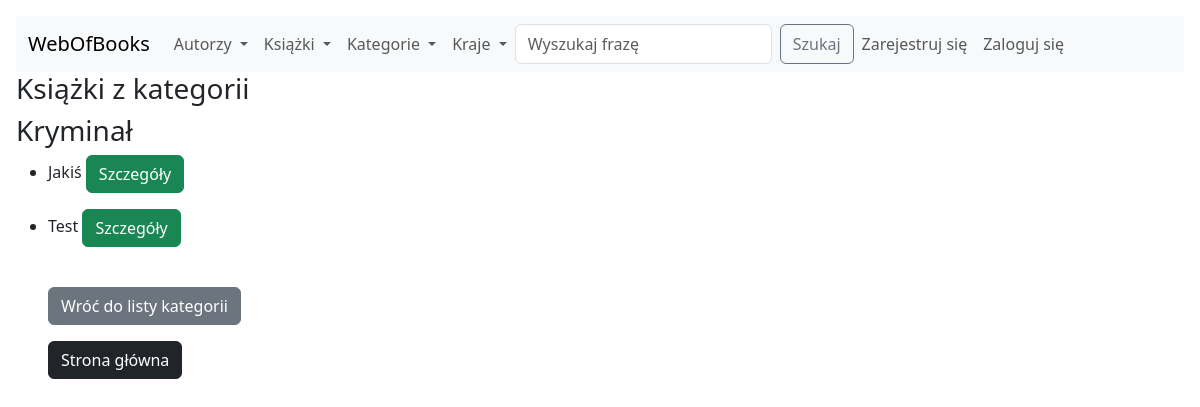
Screenshot of /webofbooks/categories/detail/3/ with the database file from the repository.
### webofbooks/models.py (models this page shows, shortened)
class Categories(models.Model):
    name = models.CharField(max_length=100)

class Books(models.Model):
    author_id = ForeignKey(Authors, on_delete=DO_NOTHING, null=True)
    category_id = ForeignKey(Categories, on_delete=DO_NOTHING)
    title = models.CharField(max_length=300)
    issue_date = models.DateField()
    date_added = models.DateField(default=date.today)
    cover = models.ImageField(upload_to='', default='default.jpg')

### webofbooks/views.py (the view)
# urls.py: path('categories/detail/<int:pk>/', CategoryDetailView.as_view(), name='category_detail'),
class CategoryDetailView(View):
    def get(self, request, pk):
        return render(request,
                      'webofbooks/categories_detail.html',
                      context={
                          "categories_books": Books.objects.filter(category_id=pk).all(),
                          "category": Categories.objects.filter(id=pk).all(),
                      })

### webofbooks/templates/webofbooks/categories_detail.html (shortened to what this page needs)
<!DOCTYPE html>
<html lang="en">
<head>
</head>
<body>
{% include 'webofbooks/navbar.html' %}
<h3>Książki z kategorii</h3>
<h3>
    {% for x in category %}
    {{ x.name }}
    {% endfor %}
</h3>
<ul>
  {% for book in categories_books %}
    <li>
        <p>{{ book.title }} <a href="{% url 'webofbooks:book_detail' book.id %}"><button type="button" class="btn btn-success">Szczegóły</button></a></p>
    </li>
{% endfor %}
<br/>
<p><a href="{% url 'webofbooks:categories_list' %}"><button type="button" class="btn btn-secondary">Wróć do listy kategorii</button></a></p>
<p><a href="{% url 'webofbooks:homepage' %}"><button type="button" class="btn btn-dark">Strona główna</button></a></p>
</body>
</html>

### rows the page displays
Categories: name "Kryminał"
Books: title "Jakiś"
Books: title "Test"
